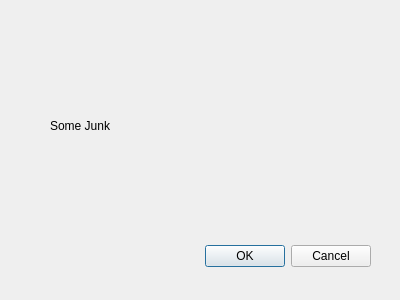
<?xml version="1.0" encoding="UTF-8"?>
<ui version="4.0">
 <class>AboutDialog</class>
 <widget class="QDialog" name="AboutDialog">
  <property name="geometry">
   <rect>
    <x>0</x>
    <y>0</y>
    <width>400</width>
    <height>300</height>
   </rect>
  </property>
  <property name="windowTitle">
   <string>Dialog</string>
  </property>
  <widget class="QDialogButtonBox" name="buttonBox">
   <property name="geometry">
    <rect>
     <x>30</x>
     <y>240</y>
     <width>341</width>
     <height>32</height>
    </rect>
   </property>
   <property name="orientation">
    <enum>Qt::Horizontal</enum>
   </property>
   <property name="standardButtons">
    <set>QDialogButtonBox::Cancel|QDialogButtonBox::Ok</set>
   </property>
  </widget>
  <widget class="QLabel" name="label">
   <property name="geometry">
    <rect>
     <x>50</x>
     <y>50</y>
     <width>261</width>
     <height>151</height>
    </rect>
   </property>
   <property name="text">
    <string>Some Junk</string>
   </property>
  </widget>
 </widget>
 <resources/>
 <connections>
  <connection>
   <sender>buttonBox</sender>
   <signal>accepted()</signal>
   <receiver>AboutDialog</receiver>
   <slot>accept()</slot>
   <hints>
    <hint type="sourcelabel">
     <x>248</x>
     <y>254</y>
    </hint>
    <hint type="destinationlabel">
     <x>157</x>
     <y>274</y>
    </hint>
   </hints>
  </connection>
  <connection>
   <sender>buttonBox</sender>
   <signal>rejected()</signal>
   <receiver>AboutDialog</receiver>
   <slot>reject()</slot>
   <hints>
    <hint type="sourcelabel">
     <x>316</x>
     <y>260</y>
    </hint>
    <hint type="destinationlabel">
     <x>286</x>
     <y>274</y>
    </hint>
   </hints>
  </connection>
 </connections>
</ui>
